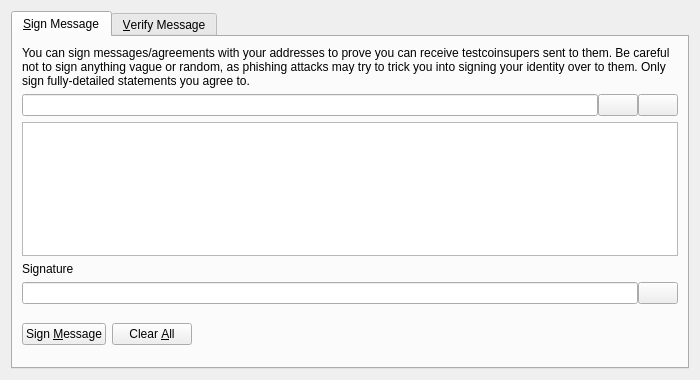
<?xml version="1.0" encoding="UTF-8"?>
<ui version="4.0">
 <class>SignVerifyMessageDialog</class>
 <widget class="QDialog" name="SignVerifyMessageDialog">
  <property name="geometry">
   <rect>
    <x>0</x>
    <y>0</y>
    <width>700</width>
    <height>380</height>
   </rect>
  </property>
  <property name="windowTitle">
   <string>Signatures - Sign / Verify a Message</string>
  </property>
  <property name="modal">
   <bool>true</bool>
  </property>
  <layout class="QVBoxLayout" name="verticalLayout">
   <item>
    <widget class="QTabWidget" name="tabWidget">
     <property name="currentIndex">
      <number>0</number>
     </property>
     <widget class="QWidget" name="tabSignMessage">
      <attribute name="title">
       <string>&amp;Sign Message</string>
      </attribute>
      <layout class="QVBoxLayout" name="verticalLayout_SM">
       <item>
        <widget class="QLabel" name="infoLabel_SM">
         <property name="text">
          <string>You can sign messages/agreements with your addresses to prove you can receive testcoinsupers sent to them. Be careful not to sign anything vague or random, as phishing attacks may try to trick you into signing your identity over to them. Only sign fully-detailed statements you agree to.</string>
         </property>
         <property name="textFormat">
          <enum>Qt::PlainText</enum>
         </property>
         <property name="wordWrap">
          <bool>true</bool>
         </property>
        </widget>
       </item>
       <item>
        <layout class="QHBoxLayout" name="horizontalLayout_1_SM">
         <property name="spacing">
          <number>0</number>
         </property>
         <item>
          <widget class="QValidatedLineEdit" name="addressIn_SM">
           <property name="toolTip">
            <string>The Test Coin Super address to sign the message with</string>
           </property>
          </widget>
         </item>
         <item>
          <widget class="QPushButton" name="addressBookButton_SM">
           <property name="toolTip">
            <string>Choose previously used address</string>
           </property>
           <property name="text">
            <string/>
           </property>
           <property name="icon">
            <iconset resource="../testcoinsuper.qrc">
             <normaloff>:/icons/address-book</normaloff>:/icons/address-book</iconset>
           </property>
           <property name="shortcut">
            <string>Alt+A</string>
           </property>
           <property name="autoDefault">
            <bool>false</bool>
           </property>
          </widget>
         </item>
         <item>
          <widget class="QPushButton" name="pasteButton_SM">
           <property name="toolTip">
            <string>Paste address from clipboard</string>
           </property>
           <property name="text">
            <string/>
           </property>
           <property name="icon">
            <iconset resource="../testcoinsuper.qrc">
             <normaloff>:/icons/editpaste</normaloff>:/icons/editpaste</iconset>
           </property>
           <property name="shortcut">
            <string>Alt+P</string>
           </property>
           <property name="autoDefault">
            <bool>false</bool>
           </property>
          </widget>
         </item>
        </layout>
       </item>
       <item>
        <widget class="QPlainTextEdit" name="messageIn_SM">
         <property name="toolTip">
          <string>Enter the message you want to sign here</string>
         </property>
        </widget>
       </item>
       <item>
        <widget class="QLabel" name="signatureLabel_SM">
         <property name="text">
          <string>Signature</string>
         </property>
         <property name="textFormat">
          <enum>Qt::PlainText</enum>
         </property>
        </widget>
       </item>
       <item>
        <layout class="QHBoxLayout" name="horizontalLayout_2_SM">
         <property name="spacing">
          <number>0</number>
         </property>
         <item>
          <widget class="QLineEdit" name="signatureOut_SM">
           <property name="font">
            <font>
             <italic>true</italic>
            </font>
           </property>
           <property name="readOnly">
            <bool>true</bool>
           </property>
          </widget>
         </item>
         <item>
          <widget class="QPushButton" name="copySignatureButton_SM">
           <property name="toolTip">
            <string>Copy the current signature to the system clipboard</string>
           </property>
           <property name="text">
            <string/>
           </property>
           <property name="icon">
            <iconset resource="../testcoinsuper.qrc">
             <normaloff>:/icons/editcopy</normaloff>:/icons/editcopy</iconset>
           </property>
           <property name="autoDefault">
            <bool>false</bool>
           </property>
          </widget>
         </item>
        </layout>
       </item>
       <item>
        <layout class="QHBoxLayout" name="horizontalLayout_3_SM">
         <item>
          <widget class="QPushButton" name="signMessageButton_SM">
           <property name="toolTip">
            <string>Sign the message to prove you own this Test Coin Super address</string>
           </property>
           <property name="text">
            <string>Sign &amp;Message</string>
           </property>
           <property name="icon">
            <iconset resource="../testcoinsuper.qrc">
             <normaloff>:/icons/edit</normaloff>:/icons/edit</iconset>
           </property>
           <property name="autoDefault">
            <bool>false</bool>
           </property>
          </widget>
         </item>
         <item>
          <widget class="QPushButton" name="clearButton_SM">
           <property name="toolTip">
            <string>Reset all sign message fields</string>
           </property>
           <property name="text">
            <string>Clear &amp;All</string>
           </property>
           <property name="icon">
            <iconset resource="../testcoinsuper.qrc">
             <normaloff>:/icons/remove</normaloff>:/icons/remove</iconset>
           </property>
           <property name="autoDefault">
            <bool>false</bool>
           </property>
          </widget>
         </item>
         <item>
          <spacer name="horizontalSpacer_1_SM">
           <property name="orientation">
            <enum>Qt::Horizontal</enum>
           </property>
           <property name="sizeHint" stdset="0">
            <size>
             <width>40</width>
             <height>48</height>
            </size>
           </property>
          </spacer>
         </item>
         <item>
          <widget class="QLabel" name="statusLabel_SM">
           <property name="font">
            <font>
             <weight>75</weight>
             <bold>true</bold>
            </font>
           </property>
           <property name="text">
            <string/>
           </property>
           <property name="wordWrap">
            <bool>true</bool>
           </property>
          </widget>
         </item>
         <item>
          <spacer name="horizontalSpacer_2_SM">
           <property name="orientation">
            <enum>Qt::Horizontal</enum>
           </property>
           <property name="sizeHint" stdset="0">
            <size>
             <width>40</width>
             <height>48</height>
            </size>
           </property>
          </spacer>
         </item>
        </layout>
       </item>
      </layout>
     </widget>
     <widget class="QWidget" name="tabVerifyMessage">
      <attribute name="title">
       <string>&amp;Verify Message</string>
      </attribute>
      <layout class="QVBoxLayout" name="verticalLayout_VM">
       <item>
        <widget class="QLabel" name="infoLabel_VM">
         <property name="text">
          <string>Enter the receiver's address, message (ensure you copy line breaks, spaces, tabs, etc. exactly) and signature below to verify the message. Be careful not to read more into the signature than what is in the signed message itself, to avoid being tricked by a man-in-the-middle attack. Note that this only proves the signing party receives with the address, it cannot prove sendership of any transaction!</string>
         </property>
         <property name="textFormat">
          <enum>Qt::PlainText</enum>
         </property>
         <property name="alignment">
          <set>Qt::AlignLeading|Qt::AlignLeft|Qt::AlignTop</set>
         </property>
         <property name="wordWrap">
          <bool>true</bool>
         </property>
        </widget>
       </item>
       <item>
        <layout class="QHBoxLayout" name="horizontalLayout_1_VM">
         <property name="spacing">
          <number>0</number>
         </property>
         <item>
          <widget class="QValidatedLineEdit" name="addressIn_VM">
           <property name="toolTip">
            <string>The Test Coin Super address the message was signed with</string>
           </property>
          </widget>
         </item>
         <item>
          <widget class="QPushButton" name="addressBookButton_VM">
           <property name="toolTip">
            <string>Choose previously used address</string>
           </property>
           <property name="text">
            <string/>
           </property>
           <property name="icon">
            <iconset resource="../testcoinsuper.qrc">
             <normaloff>:/icons/address-book</normaloff>:/icons/address-book</iconset>
           </property>
           <property name="shortcut">
            <string>Alt+A</string>
           </property>
           <property name="autoDefault">
            <bool>false</bool>
           </property>
          </widget>
         </item>
        </layout>
       </item>
       <item>
        <widget class="QPlainTextEdit" name="messageIn_VM"/>
       </item>
       <item>
        <widget class="QValidatedLineEdit" name="signatureIn_VM"/>
       </item>
       <item>
        <layout class="QHBoxLayout" name="horizontalLayout_2_VM">
         <item>
          <widget class="QPushButton" name="verifyMessageButton_VM">
           <property name="toolTip">
            <string>Verify the message to ensure it was signed with the specified Test Coin Super address</string>
           </property>
           <property name="text">
            <string>Verify &amp;Message</string>
           </property>
           <property name="icon">
            <iconset resource="../testcoinsuper.qrc">
             <normaloff>:/icons/transaction_0</normaloff>:/icons/transaction_0</iconset>
           </property>
           <property name="autoDefault">
            <bool>false</bool>
           </property>
          </widget>
         </item>
         <item>
          <widget class="QPushButton" name="clearButton_VM">
           <property name="toolTip">
            <string>Reset all verify message fields</string>
           </property>
           <property name="text">
            <string>Clear &amp;All</string>
           </property>
           <property name="icon">
            <iconset resource="../testcoinsuper.qrc">
             <normaloff>:/icons/remove</normaloff>:/icons/remove</iconset>
           </property>
           <property name="autoDefault">
            <bool>false</bool>
           </property>
          </widget>
         </item>
         <item>
          <spacer name="horizontalSpacer_1_VM">
           <property name="orientation">
            <enum>Qt::Horizontal</enum>
           </property>
           <property name="sizeHint" stdset="0">
            <size>
             <width>40</width>
             <height>48</height>
            </size>
           </property>
          </spacer>
         </item>
         <item>
          <widget class="QLabel" name="statusLabel_VM">
           <property name="font">
            <font>
             <weight>75</weight>
             <bold>true</bold>
            </font>
           </property>
           <property name="text">
            <string/>
           </property>
           <property name="wordWrap">
            <bool>true</bool>
           </property>
          </widget>
         </item>
         <item>
          <spacer name="horizontalSpacer_2_VM">
           <property name="orientation">
            <enum>Qt::Horizontal</enum>
           </property>
           <property name="sizeHint" stdset="0">
            <size>
             <width>40</width>
             <height>48</height>
            </size>
           </property>
          </spacer>
         </item>
        </layout>
       </item>
      </layout>
     </widget>
    </widget>
   </item>
  </layout>
 </widget>
 <customwidgets>
  <customwidget>
   <class>QValidatedLineEdit</class>
   <extends>QLineEdit</extends>
   <header>qt/qvalidatedlineedit.h</header>
  </customwidget>
 </customwidgets>
 <resources>
  <include location="../testcoinsuper.qrc"/>
 </resources>
 <connections/>
</ui>
